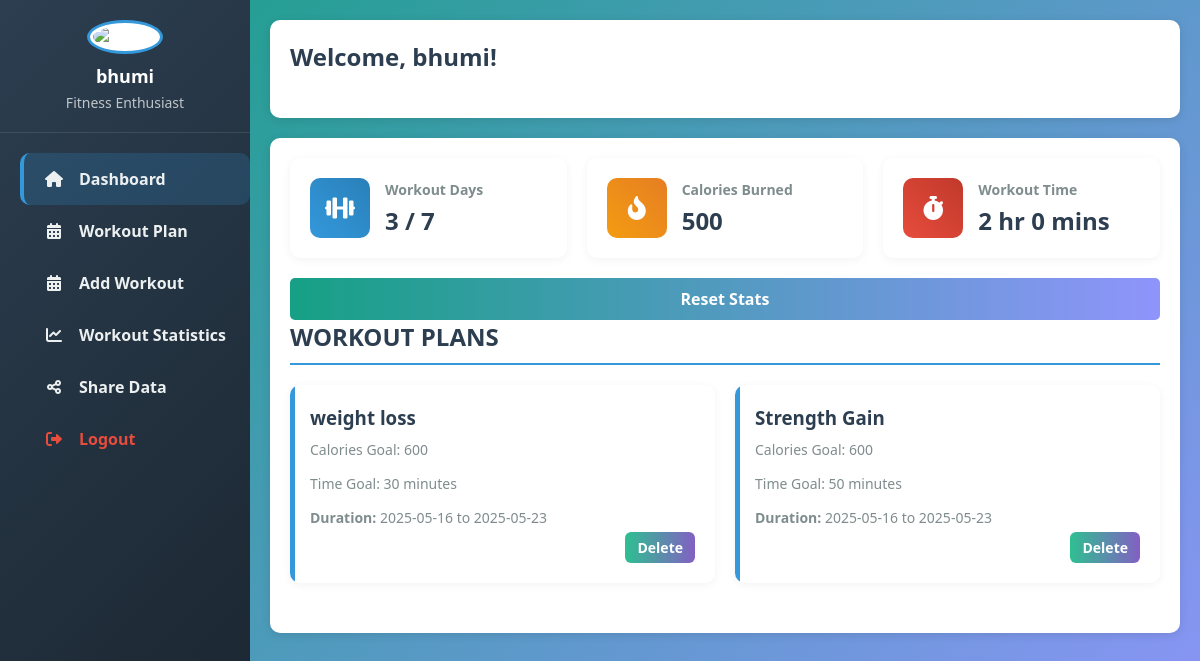
The app's page /dashboard (signed in) with its own data.
### app/database.py (models this page shows, shortened)
class User(UserMixin, db.Model):
    __tablename__ = 'users'
    id = db.Column(db.Integer, primary_key=True, autoincrement=True)
    username = db.Column(db.String(80), unique=True, nullable=False)
    email = db.Column(db.String(120), unique=True, nullable=False)
    password_hash = db.Column(db.String(256), nullable=False)
    secret_question = db.Column(db.String(100), nullable=True)
    secret_answer_hash = db.Column(db.String(256), nullable=True)
    created_at = db.Column(db.DateTime, default=datetime.utcnow)
    last_login = db.Column(db.DateTime, nullable=True)
    friends = db.relationship(
        'User',
        secondary=friendships,
        primaryjoin=(friendships.c.user_id == id),
        secondaryjoin=(friendships.c.friend_id == id),
        backref=db.backref('friended_by', lazy='dynamic'),
        lazy='dynamic'
    )
    def get_all_friends(self):
        return self.friends.all()

class WeeklyPlan(db.Model):
    __tablename__ = 'weekly_plans'
    id = db.Column(db.Integer, primary_key=True)
    user_id = db.Column(db.Integer, db.ForeignKey('users.id'), nullable=False)
    plan_name = db.Column(db.String(100), nullable=False)
    calorie_goal = db.Column(db.Integer, nullable=False)
    time_goal_minutes = db.Column(db.Integer, nullable=False)
    created_at = db.Column(db.DateTime, default=datetime.utcnow)
    user = db.relationship('User', backref=db.backref('weekly_plans', lazy=True))

### app/routes.py (the view, shortened to what this page needs)
@blueprint.route("/dashboard")
@login_required
def dashboard():
    user = current_user
    form_plan = WorkoutPlanForm()
    form_log = WorkoutLogForm()
    weekly_plans = WeeklyPlan.query.filter_by(user_id=user.id).all()
    for plan in weekly_plans:
        plan.start_date = plan.created_at.date()
        plan.end_date = (plan.created_at + timedelta(days=7)).date()
    workout_logs = WorkoutLog.query.filter_by(user_id=user.id).all()
    total_duration = sum([log.duration_minutes for log in workout_logs])
    total_calories = sum([log.calories for log in workout_logs if log.calories])
    workout_days_set = set()
    for log in workout_logs:
        if log.workout_days:
            days = [day.strip() for day in log.workout_days.split(",")]
            workout_days_set.update(days)
    total_workout_days = len(workout_days_set)
    type_counter = Counter(log.workout_type for log in workout_logs if log.workout_type)
    workout_types = list(type_counter.keys())
    workout_counts = list(type_counter.values())
    from collections import defaultdict
    weekday_calories = defaultdict(int)
    for log in workout_logs:
        if log.workout_days and log.calories:
            for day in log.workout_days.split(","):
                weekday_calories[day.strip()] += log.calories
    weekday_order = ["Mon", "Tue", "Wed", "Thu", "Fri", "Sat", "Sun"]
    sorted_weekdays = [day for day in weekday_order if day in weekday_calories]
    calories_by_weekday = [weekday_calories[day] for day in sorted_weekdays]
    weekday_time_spent = defaultdict(int)
    for log in workout_logs:
        if log.workout_days and log.duration_minutes:
            for day in log.workout_days.split(","):
                weekday_time_spent[day.strip()] += log.duration_minutes
    time_sorted_weekdays = [day for day in weekday_order if day in weekday_time_spent]
    time_by_weekday = [weekday_time_spent[day] for day in time_sorted_weekdays]
    progress_data = {}
    for plan in weekly_plans:
        goal_calories = plan.calorie_goal
        goal_time = plan.time_goal_minutes
        calorie_ratio = total_calories / goal_calories if goal_calories else 0
        time_ratio = total_duration / goal_time if goal_time else 0
        progress_percent = min(
            (calorie_ratio + time_ratio) / 2 * 100, 100
        )  # Cap at 100%
        progress_data[plan.plan_name] = round(progress_percent, 1)
    user_recent_log = (
        WorkoutLog.query.filter_by(user_id=user.id)
        .order_by(WorkoutLog.created_at.desc())
        .first()
    )
    friends = user.get_all_friends()
    leaderboard_data = []
    if user_recent_log:
        days_ago = (datetime.utcnow() - user_recent_log.created_at).days
        leaderboard_data.append(
            {
                "username": user.username + " (You)",
                "activity": user_recent_log.workout_type,
                "calories": user_recent_log.calories or 0,
                "duration": user_recent_log.duration_minutes,
                "shared_days_ago": days_ago,
                "is_current_user": True,
            }
        )
    leaderboard_data = sorted(
        leaderboard_data, key=lambda x: x["calories"], reverse=True
    )
    for i, person_data in enumerate(leaderboard_data):
        person_data["rank"] = i + 1
    friends_data = leaderboard_data
    has_friends = len(friends) > 0
    return render_template(
        "dashboard.html",
        user=user,
        weekly_plans=weekly_plans,
        workout_logs=workout_logs,
        total_duration=total_duration,
        total_calories=total_calories,
        total_workout_days=total_workout_days,
        workout_types=workout_types,
        workout_counts=workout_counts,
        weekday_labels=sorted_weekdays,
        weekday_calories=calories_by_weekday,
        time_labels=time_sorted_weekdays,
        time_spent_values=time_by_weekday,
        progress_data=progress_data,
        friends=friends_data,
        form_plan=form_plan,
        form_log=form_log,
    )

### app/__init__.py (called while the page is built)
def create_application(config_class=Config):
    app = Flask(__name__)
    app.config.from_object(config_class)
    db.init_app(app)
    login_manager.init_app(app)
    migrate.init_app(app, db)
    from app.blueprints import blueprint
    app.register_blueprint(blueprint)
    @login_manager.user_loader
    def load_user(user_id):
        return User.query.get(int(user_id))
    app.cli.add_command(init_db_command)
    return app

### app/templates/dashboard.html (shortened to what this page needs)
{% extends "base.html" %}
{% block extra_css %}
<link rel="stylesheet" href="{{ url_for('static', filename='css/dashboard.css') }}">
<link rel="stylesheet" href="https://cdnjs.cloudflare.com/ajax/libs/font-awesome/6.0.0/css/all.min.css">
{% endblock %}
{% block content %}
<div class="app-container">
  <aside class="sidebar">
    <div class="sidebar-header">
      <img src="static/images/Fitness logo.jpg" alt="Profile">
      <div class="user-info">
        <h3>{{ user.username }}</h3>
        <p>Fitness Enthusiast</p>
      </div>
    </div>
    <nav class="menu">
      <a href="#" class="menu-item active" data-target="dashboard-section">
        <i class="fas fa-home"></i> <span>Dashboard</span>
      </a>
      <a href="#" class="menu-item" data-target="workout-plan-section">
        <i class="fas fa-calendar-alt"></i> <span>Workout Plan</span>
      </a>
      <a href="#" class="menu-item" data-target="workout-details-section">
        <i class="fas fa-calendar-alt"></i> <span>Add Workout</span>
      </a>
      <a href="#" class="menu-item" data-target="workout-statistic-section">
        <i class="fas fa-chart-line"></i> <span>Workout Statistics</span>
      </a>
      <a href="#" class="menu-item" data-target="share-section">
        <i class="fas fa-share-alt"></i> <span>Share Data</span>
      </a>
      <a href="{{ url_for('main.logout') }}" class="menu-item logout-btn">
        <i class="fas fa-sign-out-alt"></i> <span>Logout</span>
      </a>
    </nav>
  </aside>
  <main class="main-content">
    <header class="dashboard-header">
      <h1>Welcome, {{ user.username }}!</h1>
    </header>
    <section id="dashboard-section" class="content-section active">
      <div class="statistics-container">
        <div class="stats-card">
          <div class="stats-icon blue">
            <i class="fas fa-dumbbell"></i>
          </div>
          <div class="stats-info">
            <h3>Workout Days</h3>
            <p>{{ total_workout_days }} / 7</p>
          </div>
        </div>
        <div class="stats-card">
          <div class="stats-icon orange">
            <i class="fas fa-fire-alt"></i>
          </div>
          <div class="stats-info">
            <h3>Calories Burned</h3>
            <p>{{ total_calories }}</p>
          </div>
        </div>
        <div class="stats-card">
          <div class="stats-icon red">
            <i class="fas fa-stopwatch"></i>
          </div>
          <div class="stats-info">
            <h3>Workout Time</h3>
            <p>{{ (total_duration // 60) }} hr {{ (total_duration % 60) }} mins</p>
          </div>
        </div>
      </div>
      <form method="POST" action="{{ url_for('main.reset_stats') }}"
        onsubmit="return confirm('Are you sure you want to reset all workout stats?');">
        <button type="submit" class="btn custom-btn">Reset Stats</button>
      </form>
      <h2>WORKOUT PLANS</h2>
      <div class="workout-plans">
        {% for plan in weekly_plans %}
        <div class="workout-plan">
          <h3>{{ plan.plan_name }}</h3>
          <p>Calories Goal: {{ plan.calorie_goal }}</p>
          <p>Time Goal: {{ plan.time_goal_minutes }} minutes</p>
          <p><strong>Duration:</strong> {{ plan.start_date }} to {{ plan.end_date }}</p>
          <div class="plan-actions">
            <form method="POST" action="{{ url_for('main.delete_plan', plan_id=plan.id) }}"
              onsubmit="return confirm('Are you sure you want to delete this plan?');">
              <button type="submit" class="delete-button">Delete</button>
            </form>
          </div>
        </div>
        {% endfor %}
      </div>
    </section>
  </main>
</div>
{% endblock %}

### app/static/css/style.css (style rules this page uses)
* { margin: 0; padding: 0; box-sizing: border-box; }
:root { --primary-color: #16a085; --secondary-color: #8f94fb; --text-color: #333; --light-bg: rgba(255, 255, 255, 0.95); --error-color: #e74c3c; --success-color: #2ecc71; --shadow: 0 8px 20px rgba(0, 0, 0, 0.1); }
body { font-family: 'Poppins', 'Arial', sans-serif; background-image: linear-gradient(135deg, var(--primary-color) 0%, var(--secondary-color) 100%); background-size: cover; background-repeat: no-repeat; background-attachment: fixed; min-height: 100vh; margin: 0; position: relative; overflow-x: hidden; }
body::before { content: ''; position: absolute; top: 0; left: 0; width: 100%; height: 100%; opacity: 0.1; z-index: -1; }
nav a { text-decoration: none; margin-left: 20px; padding: 10px 20px; color: rgb(252, 252, 252); border-radius: 10px; font-weight: bold; transition: all 0.3s ease; }
h1 { color: var(--primary-color); margin-bottom: 25px; font-weight: 600; font-size: 28px; }
button { background: linear-gradient(to right, var(--primary-color), var(--secondary-color)); color: white; padding: 12px 15px; border: none; border-radius: 6px; cursor: pointer; width: 100%; margin-top: 10px; font-size: 16px; font-weight: 500; transition: all 0.3s; display: flex; justify-content: center; align-items: center; gap: 8px; }
a { color: var(--primary-color); text-decoration: none; font-weight: 500; transition: color 0.2s; }

### records on screen
User: username "bhumi"
WeeklyPlan: plan_name "weight loss", calorie_goal "600", time_goal_minutes "30", start_date "2025-05-16", end_date "2025-05-23"
WeeklyPlan: plan_name "Strength Gain", calorie_goal "600", time_goal_minutes "50", start_date "2025-05-16", end_date "2025-05-23"

### other values on screen
{{ total_workout_days }} "3"
{{ total_calories }} "500"
{{ (total_duration // 60) }} "2"
{{ (total_duration % 60) }} "0"
